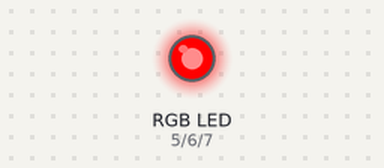
This sketch was run on a simulated Arduino Uno, built with avr-gcc and run on an emulated ATmega328P. On the bench: an RGB LED mixed from three pins (HIGH = lit).

Above: at 0.1 s.
At 2.15 s:
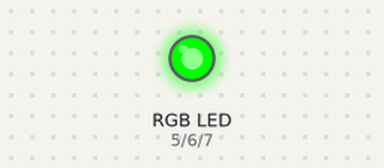
At 10.6 s:
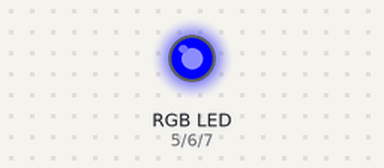
At 20.0 s:
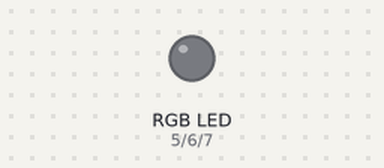
Timing chart, 0 to 26.7 s (numbered marks = the images above):
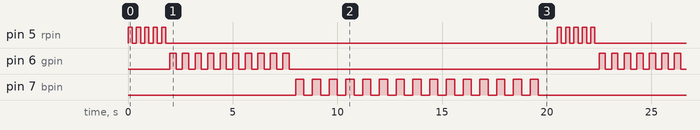

Measured:
- by itself, pin 5 (rpin): repeats every 20.5 s: 4 × (LOW 0.20 s, HIGH 0.20 s), LOW 18.7 s, HIGH 0.20 s
- by itself, pin 6 (gpin): repeats every 20.5 s: 9 × (LOW 0.30 s, HIGH 0.30 s), LOW 14.8 s, HIGH 0.30 s
- by itself, pin 7 (bpin): repeats every 20.5 s: HIGH 0.40 s, LOW 8.9 s, 14 × (HIGH 0.40 s, LOW 0.40 s)

The sketch:

rgb_blink_led.ino
```cpp
int rpin = 5, gpin=6, bpin=7, rdly= 200, gdly=300, bdly=400, dly = 500, i;
void setup() {
  // put your setup code here, to run once:
  pinMode(rpin, OUTPUT);
  pinMode(bpin, OUTPUT);
  pinMode(gpin,OUTPUT);

}

void loop() {
  // put your main code here, to run repeatedly:

for(i=0; i<5; i++) {
  digitalWrite(rpin, HIGH);
  delay(rdly);
  digitalWrite(rpin, LOW);
  delay(rdly);
}

for(i=0; i<10; i++) {
  digitalWrite(gpin, HIGH);
  delay(gdly);
  digitalWrite(gpin, LOW);
  delay(gdly);
}

for(i=0; i<15; i++) {
  digitalWrite(bpin, HIGH);
  delay(bdly);
  digitalWrite(bpin, LOW);
  delay(bdly);
}

delay(dly);
}
```
